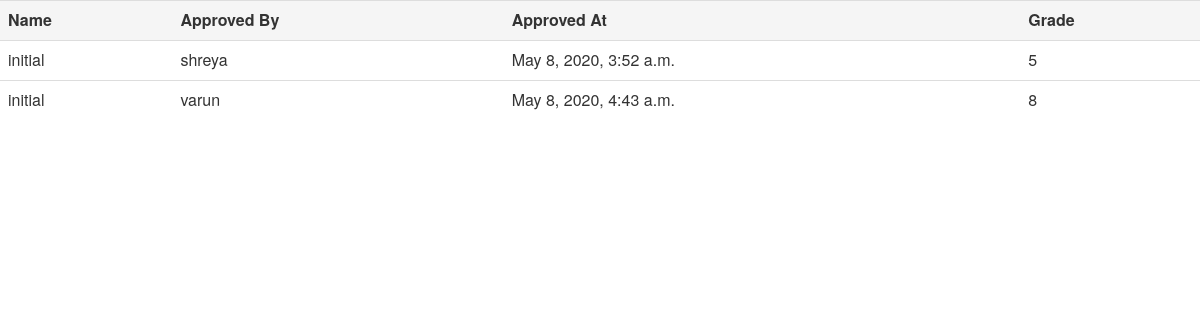
/team/rootTeam/1/viewApprove/initial/anandakrishnan/ (signed in), run on the app's committed database.
### upload/models.py (models this page shows, shortened)
class Approval(models.Model):
	file = models.ForeignKey(File,on_delete=models.CASCADE)
	approvedBy = models.ForeignKey(User,on_delete=models.CASCADE)
	approvedAt = models.DateTimeField(auto_now_add=True)
	grade = models.CharField(max_length=10)
	class Meta:
		unique_together = (('file','approvedBy'),)

class File(models.Model):
	name = models.CharField(max_length=255, blank=True)
	teamName = models.ForeignKey(Team,on_delete=models.CASCADE)
	task = models.ForeignKey(Timeline,on_delete=models.CASCADE)
	file = models.FileField(upload_to='uploads/')
	uploaded_at = models.DateTimeField(default=timezone.now)
	uploadedBy = models.ForeignKey(User,on_delete=models.CASCADE)
	approved = models.CharField(max_length=10,null=True)
	class Meta:
		unique_together = (('name','uploadedBy', 'task'),)

### tcs/decorators.py (the view)
    def wrap(request, *args, **kwargs):
        member = TeamMember.objects.filter(Q(teamName = kwargs['team'] ) & Q(userName = request.user ))
        if member:
            return function(request, *args, **kwargs)
        else:
            raise PermissionDenied

### upload/views.py (called while the page is built)
@login_required
@userIsMember
@approvedorSuggestedorDeveloper
def viewApprove(request,team,task,filename,uploadedBy):
	taskModel= Timeline.objects.get(Q(teamName=team) & Q(task=task) )
	user= User.objects.get(username=uploadedBy)
	file=File.objects.get(Q(teamName=team) & Q(task=taskModel) & Q(name=filename) & Q(uploadedBy=user))
	approvals = Approval.objects.filter(file=file)
	return render(request, 'viewApprovals.html', {'approvals':approvals,})

### upload/templates/viewApprovals.html (shortened to what this page needs)
<html>
<head>
	<link rel="stylesheet" href="https://maxcdn.bootstrapcdn.com/bootstrap/3.4.0/css/bootstrap.min.css">
</head>
<body>
{% load crispy_forms_tags %}
<table class="table table-hover">
	    <tr>
	        <th>Name</th>
	        <th>Approved By</th>
	        <th>Approved At</th>
	        <th>Grade</th>
	    </tr>
		{% for approval in approvals %}
		<tr>
	        <td>{{ approval.file.name }}</td>
	        <td>{{ approval.approvedBy }}</td>
	        <td>{{ approval.approvedAt }}</td>
	        <td>{{ approval.grade }}</td>
	    </tr>
	{% endfor %}
</body>
</html>

### data on the page
Approval: file.name "initial", approvedBy "shreya", approvedAt "May 8, 2020, 3:52 a.m.", grade "5"
Approval: file.name "initial", approvedBy "varun", approvedAt "May 8, 2020, 4:43 a.m.", grade "8"
